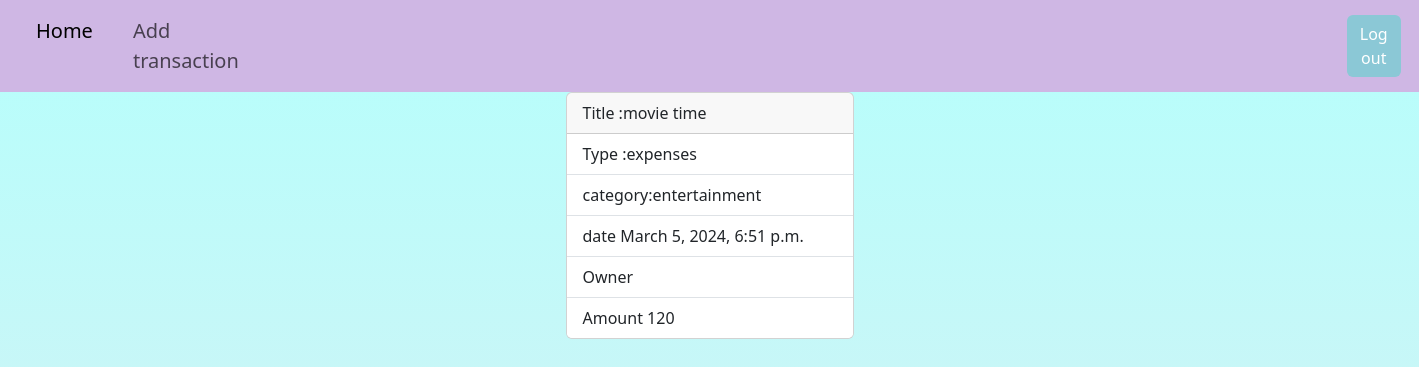
/budget/transactions/9/ (signed in), run on the app's committed database.
### budget/models.py (models this page shows, shortened)
class Transaction(models.Model):
    title = models.CharField(max_length=200)
    options = (
        ('expenses', 'expenses'),
        ('income', 'income'),
    )
    type = models.CharField(max_length=200, choices=options, default='expenses')
    cat_options = (
        ('food', 'food'),
        ('fuel', 'fuel'),
        ('entertainment', 'entertainment'),
        ('emi', 'emi'),
        ('bills', 'bills'),
        ('rent', 'rent'),
        ('miscellaneous', 'miscellaneous'),
    )
    category = models.CharField(max_length=200, choices=cat_options, default='miscellaneous')
    amount = models.PositiveIntegerField()
    created_date = models.DateTimeField(auto_now_add=True)
    user_object=models.ForeignKey(User,on_delete=models.CASCADE)

### budget/views.py (the view)
# urls.py: path("transactions/<int:pk>/",views.TransactionDetailview.as_view(),name="transaction-detail"),
@method_decorator([signin_required,never_cache],name="dispatch")
class TransactionDetailview(View):
    def get(self,request,*args,**kwargs):
        id=kwargs.get("pk")
        qs=Transaction.objects.get(id=id)
        return render(request,"transaction_detail.html",{"data":qs})

### budget/decorator.py (called while the page is built)
def signin_required(fn):
    def wrapper(request,*args,**kwargs):
        if not request.user.is_authenticated:
            messages.error(request,"invalid session")
            return redirect("signin")
        else:
            return fn(request,*args,**kwargs)
    return wrapper

### budget/templates/transaction_detail.html
{% extends 'base.html' %}
{% block main_block%}
<div class="container d-flex justify-content-center">
  <div class="card" style="width: 18rem;">
      <div class="card-header">
        Title :{{data.title}}
      </div>
      <ul class="list-group list-group-flush">
        <li class="list-group-item">Type :{{data.type}}</li>
        <li class="list-group-item">category:{{data.category}}</li>
        <li class="list-group-item">date {{data.created_date}}</li>
        <li class="list-group-item">Owner {{data.user}}</li>
        <li class="list-group-item">Amount {{data.amount}}</li>
      </ul>
    </div>
</div>
{%endblock%}

### budget/templates/base.html (style rules this page uses)
body { background-color: #FFDEE9; background-image: linear-gradient(0deg, #FFDEE9 0%, #B5FFFC 100%); background-repeat: no-repeat; background-size:100% 1500px; }

### data on the page
Transaction: title "movie time", type "expenses", category "entertainment", created_date "March 5, 2024, 6:51 p.m.", amount "120"
